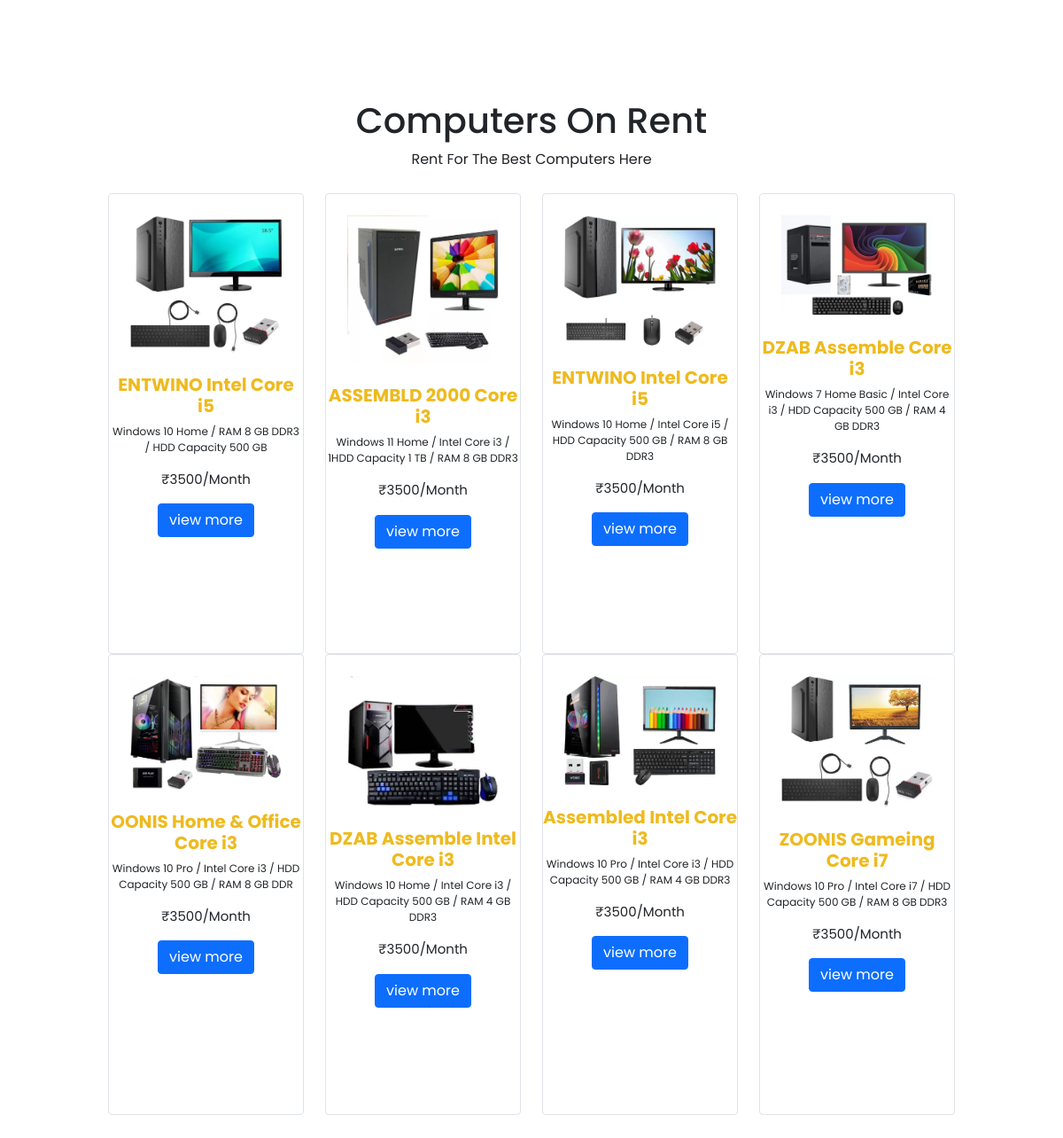
The page /computers.php on the database its author committed.
### tables this page shows
CREATE TABLE `products` (
  `product_id` int(11) NOT NULL,
  `product_name` varchar(100) NOT NULL,
  `product_discription` varchar(255) NOT NULL,
  `view_more` varchar(225) NOT NULL,
  `category_id` int(11) NOT NULL,
  `product_image` varchar(255) NOT NULL,
  `product_price` varchar(50) NOT NULL
);

### computers.php (the view, shortened to what this page needs)
<?php
 include("./connect.php");
 ?>
<!DOCTYPE html>
<html lang="en">
<head>
    <link href="https://cdn.jsdelivr.net/npm/bootstrap@5.0.2/dist/css/bootstrap.min.css" rel="stylesheet"
>
    <link rel="stylesheet" href="https://cdn.jsdelivr.net/npm/bootstrap-icons@1.10.5/font/bootstrap-icons.css">
</head>
<body>
    <section class="section1 pt-5">
        <div class="heading text-center m-3 pt-5">
            <h1>Computers On Rent</h1>
            <p>Rent For The Best Computers Here</p>
        </div>
        <div class="container">
            <div class="Lap-items">
                <div class="row text-center mb-3 ">
                <?php
                $select_query = "SELECT * FROM `products` where category_id=3";
                $result_query = mysqli_query($conn,$select_query);
                    while($row = mysqli_fetch_assoc($result_query)){
                        $prod_id =  $row['product_id'];
                        $prod_name =  $row['product_name'];
                        $prod_discription =  $row['product_discription'];
                        $cat_id =  $row['category_id'];
                        $prod_img =  $row['product_image'];
                        $prod_price =  $row['product_price'];
                        echo "<div class='col-sm-6 col-md-6 col-lg-3'>
                        <div class='card border'>
                            <div class='image'>
                                <img src='./admin/product_images/$prod_img' class='card-img-top p-4' alt='$prod_name'>
                            </div>
                            <div class='body'>
                                <div class='h5head'>
                                    <h5>$prod_name</h5>
                                </div>
                            </div>
                            <div class='ptag'>
                                <p class='disc' style='font-size: 12px;'>$prod_discription</p>
                                <p style='font-size: 15px;'>$prod_price</p>
                            </div>
                            <div class='button'>
                                     <a href='viewmore.php?product_id=$prod_id&user_id=$user_id&cat_id=$cat_id' class='btn btn-primary'>view more</a>
                            </div>
                        </div>
                        </div>";
                    }
                ?>
                </div>
            </div>
        </div>
    </section>
</body>
</html>

### computers.php (style rules this page uses)
* { margin: 0; padding: 0; box-sizing: border-box; font-family: 'Poppins', sans-serif; }
.card .image { max-height: 30vh; }
.Lap-items .row { padding: 10px 80px 10px 80px; }
.Lap-items .body h5 { color: rgb(238, 186, 30); font-weight: bold; }
.Lap-items .card { width: 100%; height: 65vh; }

### rows shown on the page
products: product_image (picture), product_name "ENTWINO Intel Core i5", product_discription "Windows 10 Home / RAM 8 GB DDR3 / HDD Capacity 500 GB", product_price "₹3500/Month"
products: product_image (picture), product_name "ASSEMBLD 2000 Core i3", product_discription "Windows 11 Home / Intel Core i3 / 1HDD Capacity 1 TB / RAM 8 GB DDR3", product_price "₹3500/Month"
products: product_image (picture), product_name "ENTWINO Intel Core i5", product_discription "Windows 10 Home / Intel Core i5 / HDD Capacity 500 GB / RAM 8 GB DDR3", product_price "₹3500/Month"
products: product_image (picture), product_name "DZAB Assemble Core i3", product_discription "Windows 7 Home Basic / Intel Core i3 / HDD Capacity 500 GB / RAM 4 GB DDR3", product_price "₹3500/Month"
products: product_image (picture), product_name "OONIS Home & Office Core i3", product_discription "Windows 10 Pro / Intel Core i3 / HDD Capacity 500 GB / RAM 8 GB DDR", product_price "₹3500/Month"
products: product_image (picture), product_name "DZAB Assemble Intel Core i3", product_discription "Windows 10 Home / Intel Core i3 / HDD Capacity 500 GB / RAM 4 GB DDR3", product_price "₹3500/Month"
products: product_image (picture), product_name "Assembled Intel Core i3", product_discription "Windows 10 Pro / Intel Core i3 / HDD Capacity 500 GB / RAM 4 GB DDR3", product_price "₹3500/Month"
products: product_image (picture), product_name "ZOONIS Gameing Core i7", product_discription "Windows 10 Pro / Intel Core i7 / HDD Capacity 500 GB / RAM 8 GB DDR3", product_price "₹3500/Month"
